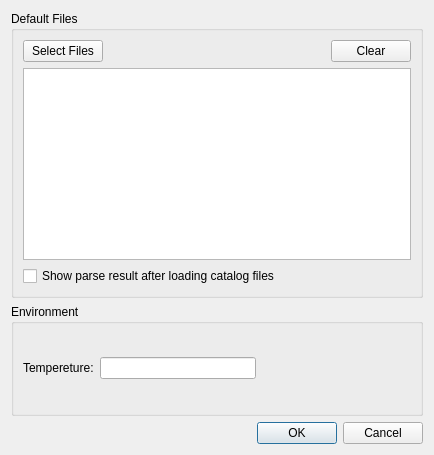
<?xml version="1.0" encoding="UTF-8"?>
<ui version="4.0">
 <class>PreferenceDialog</class>
 <widget class="QDialog" name="PreferenceDialog">
  <property name="geometry">
   <rect>
    <x>0</x>
    <y>0</y>
    <width>434</width>
    <height>455</height>
   </rect>
  </property>
  <property name="windowTitle">
   <string>Dialog</string>
  </property>
  <layout class="QGridLayout" name="gridLayout">
   <item row="6" column="0" colspan="2">
    <widget class="QDialogButtonBox" name="buttonBox">
     <property name="orientation">
      <enum>Qt::Horizontal</enum>
     </property>
     <property name="standardButtons">
      <set>QDialogButtonBox::Cancel|QDialogButtonBox::Ok</set>
     </property>
    </widget>
   </item>
   <item row="5" column="0" colspan="2">
    <widget class="QGroupBox" name="groupBox_2">
     <property name="title">
      <string>Environment</string>
     </property>
     <layout class="QGridLayout" name="gridLayout_3">
      <item row="0" column="1">
       <widget class="QLineEdit" name="lineEdit_Temperature"/>
      </item>
      <item row="0" column="0">
       <widget class="QLabel" name="label">
        <property name="text">
         <string>Tempereture:</string>
        </property>
       </widget>
      </item>
      <item row="0" column="2">
       <spacer name="horizontalSpacer_2">
        <property name="orientation">
         <enum>Qt::Horizontal</enum>
        </property>
        <property name="sizeHint" stdset="0">
         <size>
          <width>40</width>
          <height>20</height>
         </size>
        </property>
       </spacer>
      </item>
     </layout>
    </widget>
   </item>
   <item row="1" column="0" colspan="2">
    <widget class="QGroupBox" name="groupBox">
     <property name="title">
      <string>Default Files</string>
     </property>
     <layout class="QGridLayout" name="gridLayout_2">
      <item row="0" column="3">
       <widget class="QPushButton" name="pushButton_Clear">
        <property name="sizePolicy">
         <sizepolicy hsizetype="Minimum" vsizetype="Fixed">
          <horstretch>0</horstretch>
          <verstretch>0</verstretch>
         </sizepolicy>
        </property>
        <property name="text">
         <string>Clear</string>
        </property>
       </widget>
      </item>
      <item row="0" column="2">
       <spacer name="horizontalSpacer">
        <property name="orientation">
         <enum>Qt::Horizontal</enum>
        </property>
        <property name="sizeHint" stdset="0">
         <size>
          <width>40</width>
          <height>20</height>
         </size>
        </property>
       </spacer>
      </item>
      <item row="1" column="1" colspan="3">
       <widget class="QListWidget" name="listWidget_DefaultFiles">
        <property name="sizePolicy">
         <sizepolicy hsizetype="Expanding" vsizetype="Preferred">
          <horstretch>0</horstretch>
          <verstretch>0</verstretch>
         </sizepolicy>
        </property>
       </widget>
      </item>
      <item row="0" column="1">
       <widget class="QPushButton" name="pushButton_Browse">
        <property name="sizePolicy">
         <sizepolicy hsizetype="Fixed" vsizetype="Fixed">
          <horstretch>0</horstretch>
          <verstretch>0</verstretch>
         </sizepolicy>
        </property>
        <property name="text">
         <string>Select Files</string>
        </property>
       </widget>
      </item>
      <item row="2" column="1">
       <widget class="QCheckBox" name="checkBox_ParseResult">
        <property name="text">
         <string>Show parse result after loading catalog files</string>
        </property>
       </widget>
      </item>
     </layout>
    </widget>
   </item>
  </layout>
 </widget>
 <resources/>
 <connections>
  <connection>
   <sender>buttonBox</sender>
   <signal>accepted()</signal>
   <receiver>PreferenceDialog</receiver>
   <slot>accept()</slot>
   <hints>
    <hint type="sourcelabel">
     <x>248</x>
     <y>254</y>
    </hint>
    <hint type="destinationlabel">
     <x>157</x>
     <y>274</y>
    </hint>
   </hints>
  </connection>
  <connection>
   <sender>buttonBox</sender>
   <signal>rejected()</signal>
   <receiver>PreferenceDialog</receiver>
   <slot>reject()</slot>
   <hints>
    <hint type="sourcelabel">
     <x>316</x>
     <y>260</y>
    </hint>
    <hint type="destinationlabel">
     <x>286</x>
     <y>274</y>
    </hint>
   </hints>
  </connection>
 </connections>
</ui>
